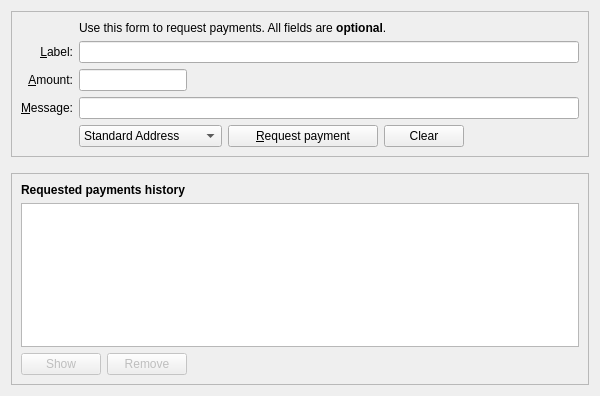
<?xml version="1.0" encoding="UTF-8"?>
<ui version="4.0">
 <class>ReceiveCoinsDialog</class>
 <widget class="QWidget" name="ReceiveCoinsDialog">
  <property name="geometry">
   <rect>
    <x>0</x>
    <y>0</y>
    <width>600</width>
    <height>396</height>
   </rect>
  </property>
  <layout class="QVBoxLayout" name="verticalLayout" stretch="0,0,1">
   <item>
    <widget class="QFrame" name="frame2">
     <property name="sizePolicy">
      <sizepolicy hsizetype="Preferred" vsizetype="Expanding">
       <horstretch>0</horstretch>
       <verstretch>0</verstretch>
      </sizepolicy>
     </property>
     <property name="frameShape">
      <enum>QFrame::StyledPanel</enum>
     </property>
     <property name="frameShadow">
      <enum>QFrame::Sunken</enum>
     </property>
     <layout class="QVBoxLayout" name="verticalLayout_3">
      <item>
       <layout class="QGridLayout" name="gridLayout">
        <item row="5" column="0">
         <widget class="QLabel" name="label">
          <property name="toolTip">
           <string>An optional amount to request. Leave this empty or zero to not request a specific amount.</string>
          </property>
          <property name="text">
           <string>&amp;Amount:</string>
          </property>
          <property name="alignment">
           <set>Qt::AlignRight|Qt::AlignTrailing|Qt::AlignVCenter</set>
          </property>
          <property name="buddy">
           <cstring>reqAmount</cstring>
          </property>
         </widget>
        </item>
        <item row="6" column="0">
         <widget class="QLabel" name="label_3">
          <property name="toolTip">
           <string>An optional message to attach to the payment request, which will be displayed when the request is opened. Note: The message will not be sent with the payment over the Bitcoin network.</string>
          </property>
          <property name="text">
           <string>&amp;Message:</string>
          </property>
          <property name="alignment">
           <set>Qt::AlignRight|Qt::AlignTrailing|Qt::AlignVCenter</set>
          </property>
          <property name="buddy">
           <cstring>reqMessage</cstring>
          </property>
         </widget>
        </item>
        <item row="4" column="2">
         <widget class="QLineEdit" name="reqLabel">
          <property name="toolTip">
           <string>An optional label to associate with the new receiving address.</string>
          </property>
         </widget>
        </item>
        <item row="2" column="2">
         <widget class="QLabel" name="label_5">
          <property name="text">
           <string>Use this form to request payments. All fields are &lt;b&gt;optional&lt;/b&gt;.</string>
          </property>
         </widget>
        </item>
        <item row="4" column="0">
         <widget class="QLabel" name="label_2">
          <property name="toolTip">
           <string>An optional label to associate with the new receiving address.</string>
          </property>
          <property name="text">
           <string>&amp;Label:</string>
          </property>
          <property name="alignment">
           <set>Qt::AlignRight|Qt::AlignTrailing|Qt::AlignVCenter</set>
          </property>
          <property name="buddy">
           <cstring>reqLabel</cstring>
          </property>
         </widget>
        </item>
        <item row="6" column="2">
         <widget class="QLineEdit" name="reqMessage">
          <property name="toolTip">
           <string>An optional message to attach to the payment request, which will be displayed when the request is opened. Note: The message will not be sent with the payment over the Bitcoin network.</string>
          </property>
         </widget>
        </item>
        <item row="7" column="2">
         <layout class="QHBoxLayout" name="horizontalLayout">
          <item>
           <widget class="QComboBox" name="addressType">
            <property name="sizePolicy">
             <sizepolicy hsizetype="Preferred" vsizetype="Fixed">
              <horstretch>0</horstretch>
              <verstretch>0</verstretch>
             </sizepolicy>
            </property>
            <item>
             <property name="text">
              <string>Standard Address</string>
             </property>
            </item>
            <item>
             <property name="text">
              <string>Masternode Address</string>
             </property>
            </item>
           </widget>
          </item>
          <item>
           <widget class="QPushButton" name="receiveButton">
            <property name="minimumSize">
             <size>
              <width>150</width>
              <height>0</height>
             </size>
            </property>
            <property name="text">
             <string>&amp;Request payment</string>
            </property>
            <property name="icon">
             <iconset resource="../zyrk.qrc">
              <normaloff>:/icons/receiving_addresses</normaloff>:/icons/receiving_addresses</iconset>
            </property>
           </widget>
          </item>
          <item>
           <widget class="QPushButton" name="clearButton">
            <property name="sizePolicy">
             <sizepolicy hsizetype="Minimum" vsizetype="Fixed">
              <horstretch>0</horstretch>
              <verstretch>0</verstretch>
             </sizepolicy>
            </property>
            <property name="toolTip">
             <string>Clear all fields of the form.</string>
            </property>
            <property name="text">
             <string>Clear</string>
            </property>
            <property name="icon">
             <iconset resource="../zyrk.qrc">
              <normaloff>:/icons/remove</normaloff>:/icons/remove</iconset>
            </property>
            <property name="autoDefault">
             <bool>false</bool>
            </property>
           </widget>
          </item>
          <item>
           <spacer name="horizontalSpacer">
            <property name="orientation">
             <enum>Qt::Horizontal</enum>
            </property>
            <property name="sizeHint" stdset="0">
             <size>
              <width>40</width>
              <height>20</height>
             </size>
            </property>
           </spacer>
          </item>
         </layout>
        </item>
        <item row="7" column="0">
         <widget class="QLabel" name="label_7">
          <property name="text">
           <string/>
          </property>
         </widget>
        </item>
        <item row="5" column="2">
         <layout class="QHBoxLayout" name="horizontalLayout_6">
          <item>
           <widget class="BitcoinAmountField" name="reqAmount">
            <property name="sizePolicy">
             <sizepolicy hsizetype="Fixed" vsizetype="Fixed">
              <horstretch>0</horstretch>
              <verstretch>0</verstretch>
             </sizepolicy>
            </property>
            <property name="minimumSize">
             <size>
              <width>80</width>
              <height>0</height>
             </size>
            </property>
            <property name="maximumSize">
             <size>
              <width>1000</width>
              <height>100</height>
             </size>
            </property>
            <property name="toolTip">
             <string>An optional amount to request. Leave this empty or zero to not request a specific amount.</string>
            </property>
           </widget>
          </item>
          <item>
           <spacer name="horizontalSpacer_3">
            <property name="orientation">
             <enum>Qt::Horizontal</enum>
            </property>
            <property name="sizeHint" stdset="0">
             <size>
              <width>0</width>
              <height>0</height>
             </size>
            </property>
           </spacer>
          </item>
         </layout>
        </item>
       </layout>
      </item>
     </layout>
    </widget>
   </item>
   <item>
    <spacer name="verticalSpacer_2">
     <property name="orientation">
      <enum>Qt::Vertical</enum>
     </property>
     <property name="sizeHint" stdset="0">
      <size>
       <width>20</width>
       <height>10</height>
      </size>
     </property>
    </spacer>
   </item>
   <item>
    <widget class="QFrame" name="frame">
     <property name="sizePolicy">
      <sizepolicy hsizetype="Preferred" vsizetype="Expanding">
       <horstretch>0</horstretch>
       <verstretch>0</verstretch>
      </sizepolicy>
     </property>
     <property name="frameShape">
      <enum>QFrame::StyledPanel</enum>
     </property>
     <property name="frameShadow">
      <enum>QFrame::Raised</enum>
     </property>
     <layout class="QVBoxLayout" name="verticalLayout_2">
      <item>
       <widget class="QLabel" name="label_6">
        <property name="font">
         <font>
          <weight>75</weight>
          <bold>true</bold>
         </font>
        </property>
        <property name="text">
         <string>Requested payments history</string>
        </property>
       </widget>
      </item>
      <item>
       <widget class="QTableView" name="recentRequestsView">
        <property name="contextMenuPolicy">
         <enum>Qt::CustomContextMenu</enum>
        </property>
        <property name="tabKeyNavigation">
         <bool>false</bool>
        </property>
        <property name="sortingEnabled">
         <bool>true</bool>
        </property>
       </widget>
      </item>
      <item>
       <layout class="QHBoxLayout" name="horizontalLayout_2">
        <item>
         <widget class="QPushButton" name="showRequestButton">
          <property name="enabled">
           <bool>false</bool>
          </property>
          <property name="toolTip">
           <string>Show the selected request (does the same as double clicking an entry)</string>
          </property>
          <property name="text">
           <string>Show</string>
          </property>
          <property name="icon">
           <iconset resource="../zyrk.qrc">
            <normaloff>:/icons/edit</normaloff>:/icons/edit</iconset>
          </property>
          <property name="autoDefault">
           <bool>false</bool>
          </property>
         </widget>
        </item>
        <item>
         <widget class="QPushButton" name="removeRequestButton">
          <property name="enabled">
           <bool>false</bool>
          </property>
          <property name="toolTip">
           <string>Remove the selected entries from the list</string>
          </property>
          <property name="text">
           <string>Remove</string>
          </property>
          <property name="icon">
           <iconset resource="../zyrk.qrc">
            <normaloff>:/icons/remove</normaloff>:/icons/remove</iconset>
          </property>
          <property name="autoDefault">
           <bool>false</bool>
          </property>
         </widget>
        </item>
        <item>
         <spacer name="horizontalSpacer_2">
          <property name="orientation">
           <enum>Qt::Horizontal</enum>
          </property>
          <property name="sizeHint" stdset="0">
           <size>
            <width>40</width>
            <height>20</height>
           </size>
          </property>
         </spacer>
        </item>
       </layout>
      </item>
     </layout>
    </widget>
   </item>
  </layout>
 </widget>
 <customwidgets>
  <customwidget>
   <class>BitcoinAmountField</class>
   <extends>QLineEdit</extends>
   <header>qt/zyrkamountfield.h</header>
   <container>1</container>
  </customwidget>
 </customwidgets>
 <tabstops>
  <tabstop>reqLabel</tabstop>
  <tabstop>reqAmount</tabstop>
  <tabstop>reqMessage</tabstop>
  <tabstop>receiveButton</tabstop>
  <tabstop>clearButton</tabstop>
  <tabstop>recentRequestsView</tabstop>
  <tabstop>showRequestButton</tabstop>
  <tabstop>removeRequestButton</tabstop>
 </tabstops>
 <resources>
  <include location="../zyrk.qrc"/>
 </resources>
 <connections/>
</ui>
